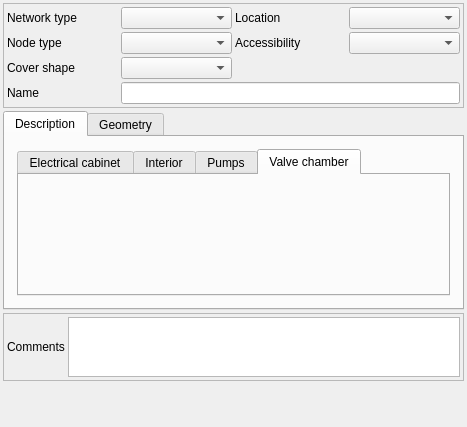
<?xml version="1.0" encoding="UTF-8"?>
<ui version="4.0">
 <class>Form_base3_ud</class>
 <widget class="QWidget" name="Form_base3_ud">
  <property name="geometry">
   <rect>
    <x>0</x>
    <y>0</y>
    <width>467</width>
    <height>427</height>
   </rect>
  </property>
  <property name="windowTitle">
   <string>Form</string>
  </property>
  <layout class="QVBoxLayout" name="verticalLayout">
   <property name="spacing">
    <number>3</number>
   </property>
   <property name="leftMargin">
    <number>3</number>
   </property>
   <property name="topMargin">
    <number>3</number>
   </property>
   <property name="rightMargin">
    <number>3</number>
   </property>
   <property name="bottomMargin">
    <number>3</number>
   </property>
   <item>
    <widget class="QFrame" name="frame">
     <property name="frameShape">
      <enum>QFrame::StyledPanel</enum>
     </property>
     <property name="frameShadow">
      <enum>QFrame::Raised</enum>
     </property>
     <layout class="QGridLayout" name="gridLayout">
      <property name="leftMargin">
       <number>3</number>
      </property>
      <property name="topMargin">
       <number>3</number>
      </property>
      <property name="rightMargin">
       <number>3</number>
      </property>
      <property name="bottomMargin">
       <number>3</number>
      </property>
      <property name="spacing">
       <number>3</number>
      </property>
      <item row="0" column="1">
       <widget class="QComboBox" name="comboBox_typeReseau"/>
      </item>
      <item row="3" column="1">
       <widget class="QComboBox" name="comboBox_Formetampon"/>
      </item>
      <item row="3" column="0">
       <widget class="QLabel" name="label_25">
        <property name="text">
         <string>Cover shape</string>
        </property>
       </widget>
      </item>
      <item row="0" column="0">
       <widget class="QLabel" name="label_2">
        <property name="text">
         <string>Network type</string>
        </property>
       </widget>
      </item>
      <item row="2" column="0">
       <widget class="QLabel" name="label">
        <property name="text">
         <string>Node type</string>
        </property>
       </widget>
      </item>
      <item row="5" column="0">
       <widget class="QLabel" name="label_5">
        <property name="text">
         <string>Name</string>
        </property>
       </widget>
      </item>
      <item row="2" column="1">
       <widget class="QComboBox" name="comboBox_typeOuvrageAss"/>
      </item>
      <item row="0" column="2">
       <widget class="QLabel" name="label_8">
        <property name="text">
         <string>Location</string>
        </property>
       </widget>
      </item>
      <item row="0" column="3">
       <widget class="QComboBox" name="comboBox_environnement"/>
      </item>
      <item row="2" column="2">
       <widget class="QLabel" name="label_3">
        <property name="text">
         <string>Accessibility</string>
        </property>
       </widget>
      </item>
      <item row="2" column="3">
       <widget class="QComboBox" name="comboBox_accessibilite"/>
      </item>
      <item row="5" column="1" colspan="3">
       <widget class="QLineEdit" name="lineEdit_libelle">
        <property name="readOnly">
         <bool>true</bool>
        </property>
       </widget>
      </item>
     </layout>
    </widget>
   </item>
   <item>
    <widget class="QTabWidget" name="tabWidget_2">
     <property name="currentIndex">
      <number>0</number>
     </property>
     <widget class="QWidget" name="tab_5">
      <attribute name="title">
       <string>Description</string>
      </attribute>
      <layout class="QVBoxLayout" name="verticalLayout_3">
       <item>
        <widget class="QStackedWidget" name="stackedWidget">
         <property name="currentIndex">
          <number>1</number>
         </property>
         <widget class="QWidget" name="page_3">
          <layout class="QGridLayout" name="gridLayout_2">
           <item row="0" column="1">
            <widget class="QComboBox" name="comboBox_echelon"/>
           </item>
           <item row="1" column="0">
            <widget class="QLabel" name="label_27">
             <property name="text">
              <string>Handle presence</string>
             </property>
            </widget>
           </item>
           <item row="0" column="0">
            <widget class="QLabel" name="label_26">
             <property name="text">
              <string>Steps presence</string>
             </property>
            </widget>
           </item>
           <item row="2" column="0">
            <widget class="QLabel" name="label_30">
             <property name="text">
              <string>Manhole shape</string>
             </property>
            </widget>
           </item>
           <item row="2" column="1">
            <widget class="QComboBox" name="comboBox_formeregard"/>
           </item>
           <item row="1" column="1">
            <widget class="QComboBox" name="comboBox_crosse"/>
           </item>
          </layout>
         </widget>
         <widget class="QWidget" name="page_4">
          <layout class="QVBoxLayout" name="verticalLayout_2">
           <property name="spacing">
            <number>3</number>
           </property>
           <property name="leftMargin">
            <number>3</number>
           </property>
           <property name="topMargin">
            <number>3</number>
           </property>
           <property name="rightMargin">
            <number>3</number>
           </property>
           <property name="bottomMargin">
            <number>3</number>
           </property>
           <item>
            <widget class="QTabWidget" name="tabWidget">
             <property name="currentIndex">
              <number>3</number>
             </property>
             <widget class="QWidget" name="tab">
              <attribute name="title">
               <string>Electrical cabinet</string>
              </attribute>
              <layout class="QGridLayout" name="gridLayout_8">
               <property name="leftMargin">
                <number>3</number>
               </property>
               <property name="topMargin">
                <number>3</number>
               </property>
               <property name="rightMargin">
                <number>3</number>
               </property>
               <property name="bottomMargin">
                <number>3</number>
               </property>
               <property name="horizontalSpacing">
                <number>3</number>
               </property>
               <item row="2" column="0">
                <widget class="QLabel" name="label_40">
                 <property name="text">
                  <string>Remote monitoring comments</string>
                 </property>
                 <property name="wordWrap">
                  <bool>true</bool>
                 </property>
                </widget>
               </item>
               <item row="0" column="1">
                <widget class="QComboBox" name="comboBox_posteelec"/>
               </item>
               <item row="0" column="0">
                <widget class="QLabel" name="label_32">
                 <property name="text">
                  <string>Elec. cab presence</string>
                 </property>
                 <property name="wordWrap">
                  <bool>true</bool>
                 </property>
                </widget>
               </item>
               <item row="0" column="2">
                <widget class="QLabel" name="label_34">
                 <property name="text">
                  <string>Remote monitoring</string>
                 </property>
                 <property name="wordWrap">
                  <bool>true</bool>
                 </property>
                </widget>
               </item>
               <item row="0" column="3">
                <widget class="QComboBox" name="comboBox_telegestion"/>
               </item>
               <item row="2" column="1" colspan="3">
                <widget class="QTextBrowser" name="textBrowser_telegestioncom">
                 <property name="maximumSize">
                  <size>
                   <width>16777215</width>
                   <height>50</height>
                  </size>
                 </property>
                 <property name="readOnly">
                  <bool>false</bool>
                 </property>
                </widget>
               </item>
              </layout>
             </widget>
             <widget class="QWidget" name="tab_2">
              <attribute name="title">
               <string>Interior</string>
              </attribute>
              <layout class="QGridLayout" name="gridLayout_9">
               <property name="leftMargin">
                <number>3</number>
               </property>
               <property name="topMargin">
                <number>3</number>
               </property>
               <property name="rightMargin">
                <number>3</number>
               </property>
               <property name="bottomMargin">
                <number>3</number>
               </property>
               <property name="spacing">
                <number>3</number>
               </property>
               <item row="0" column="0">
                <widget class="QLabel" name="label_31">
                 <property name="text">
                  <string>Material</string>
                 </property>
                 <property name="wordWrap">
                  <bool>true</bool>
                 </property>
                </widget>
               </item>
               <item row="1" column="1" colspan="2">
                <widget class="QComboBox" name="comboBox_typeasservissement"/>
               </item>
               <item row="0" column="1" colspan="2">
                <widget class="QComboBox" name="comboBox_PRmateriau"/>
               </item>
               <item row="1" column="0">
                <widget class="QLabel" name="label_41">
                 <property name="text">
                  <string>Pump switching controller type</string>
                 </property>
                 <property name="wordWrap">
                  <bool>true</bool>
                 </property>
                </widget>
               </item>
               <item row="0" column="3">
                <widget class="QLabel" name="label_33">
                 <property name="text">
                  <string>Float</string>
                 </property>
                 <property name="wordWrap">
                  <bool>true</bool>
                 </property>
                </widget>
               </item>
               <item row="0" column="4">
                <widget class="QSpinBox" name="spinBox_poires">
                 <property name="minimum">
                  <number>-1</number>
                 </property>
                </widget>
               </item>
               <item row="0" column="5">
                <widget class="QToolButton" name="toolButton_poires">
                 <property name="text">
                  <string>...</string>
                 </property>
                </widget>
               </item>
               <item row="1" column="3">
                <widget class="QLabel" name="label_39">
                 <property name="text">
                  <string>Overflow</string>
                 </property>
                 <property name="wordWrap">
                  <bool>true</bool>
                 </property>
                </widget>
               </item>
               <item row="1" column="4" colspan="2">
                <widget class="QComboBox" name="comboBox_surverse"/>
               </item>
              </layout>
             </widget>
             <widget class="QWidget" name="tab_4">
              <attribute name="title">
               <string>Pumps</string>
              </attribute>
              <layout class="QGridLayout" name="gridLayout_10">
               <item row="0" column="1">
                <widget class="QSpinBox" name="spinBox_pompes">
                 <property name="minimum">
                  <number>-1</number>
                 </property>
                </widget>
               </item>
               <item row="0" column="0">
                <widget class="QLabel" name="label_35">
                 <property name="text">
                  <string>Pumps count</string>
                 </property>
                </widget>
               </item>
               <item row="0" column="2">
                <widget class="QToolButton" name="toolButton_pompes">
                 <property name="text">
                  <string>...</string>
                 </property>
                </widget>
               </item>
              </layout>
             </widget>
             <widget class="QWidget" name="tab_3">
              <attribute name="title">
               <string>Valve chamber</string>
              </attribute>
             </widget>
            </widget>
           </item>
          </layout>
         </widget>
         <widget class="QWidget" name="page_5">
          <layout class="QGridLayout" name="gridLayout_7">
           <item row="1" column="0">
            <widget class="QLabel" name="label_37">
             <property name="text">
              <string>Alarm presence</string>
             </property>
            </widget>
           </item>
           <item row="2" column="0">
            <widget class="QLabel" name="label_38">
             <property name="text">
              <string>Controller presence</string>
             </property>
            </widget>
           </item>
           <item row="2" column="1">
            <widget class="QComboBox" name="comboBox_automate"/>
           </item>
           <item row="1" column="1">
            <widget class="QComboBox" name="comboBox_DSHalarme"/>
           </item>
           <item row="0" column="0">
            <widget class="QLabel" name="label_36">
             <property name="text">
              <string>Material</string>
             </property>
            </widget>
           </item>
           <item row="0" column="1">
            <widget class="QComboBox" name="comboBox_DSH_materiau"/>
           </item>
          </layout>
         </widget>
         <widget class="QWidget" name="page_6"/>
        </widget>
       </item>
      </layout>
     </widget>
     <widget class="QWidget" name="tab_6">
      <attribute name="title">
       <string>Geometry</string>
      </attribute>
      <layout class="QVBoxLayout" name="verticalLayout_4">
       <item>
        <widget class="QFrame" name="frame_5">
         <property name="frameShape">
          <enum>QFrame::StyledPanel</enum>
         </property>
         <property name="frameShadow">
          <enum>QFrame::Raised</enum>
         </property>
         <layout class="QGridLayout" name="gridLayout_6">
          <property name="leftMargin">
           <number>3</number>
          </property>
          <property name="topMargin">
           <number>3</number>
          </property>
          <property name="rightMargin">
           <number>3</number>
          </property>
          <property name="bottomMargin">
           <number>3</number>
          </property>
          <property name="spacing">
           <number>3</number>
          </property>
          <item row="1" column="2">
           <widget class="QToolButton" name="toolButton_calc">
            <property name="text">
             <string>...</string>
            </property>
           </widget>
          </item>
          <item row="1" column="1">
           <widget class="QDoubleSpinBox" name="doubleSpinBox_profradierouvrage">
            <property name="minimum">
             <double>-1.000000000000000</double>
            </property>
            <property name="maximum">
             <double>999.000000000000000</double>
            </property>
           </widget>
          </item>
          <item row="1" column="0">
           <widget class="QLabel" name="label_24">
            <property name="text">
             <string>Depth</string>
            </property>
           </widget>
          </item>
          <item row="0" column="3">
           <widget class="QLabel" name="label_29">
            <property name="text">
             <string>Width</string>
            </property>
           </widget>
          </item>
          <item row="0" column="1">
           <widget class="QDoubleSpinBox" name="doubleSpinBox_longueur">
            <property name="minimum">
             <double>-1.000000000000000</double>
            </property>
            <property name="maximum">
             <double>999.000000000000000</double>
            </property>
           </widget>
          </item>
          <item row="0" column="0">
           <widget class="QLabel" name="label_28">
            <property name="text">
             <string>Lenght</string>
            </property>
           </widget>
          </item>
          <item row="0" column="2">
           <widget class="QToolButton" name="toolButton_longueur">
            <property name="text">
             <string>...</string>
            </property>
           </widget>
          </item>
          <item row="0" column="4">
           <widget class="QDoubleSpinBox" name="doubleSpinBox_largeur">
            <property name="minimum">
             <double>-1.000000000000000</double>
            </property>
            <property name="maximum">
             <double>999.000000000000000</double>
            </property>
           </widget>
          </item>
          <item row="0" column="5">
           <widget class="QToolButton" name="toolButton_largeur">
            <property name="text">
             <string>...</string>
            </property>
           </widget>
          </item>
         </layout>
        </widget>
       </item>
       <item>
        <widget class="QFrame" name="frame_3">
         <property name="frameShape">
          <enum>QFrame::StyledPanel</enum>
         </property>
         <property name="frameShadow">
          <enum>QFrame::Raised</enum>
         </property>
         <layout class="QGridLayout" name="gridLayout_3">
          <property name="leftMargin">
           <number>3</number>
          </property>
          <property name="topMargin">
           <number>3</number>
          </property>
          <property name="rightMargin">
           <number>3</number>
          </property>
          <property name="bottomMargin">
           <number>3</number>
          </property>
          <property name="spacing">
           <number>3</number>
          </property>
          <item row="0" column="0">
           <widget class="QLabel" name="label_15">
            <property name="text">
             <string>X</string>
            </property>
           </widget>
          </item>
          <item row="0" column="1">
           <widget class="QDoubleSpinBox" name="doubleSpinBox_X">
            <property name="minimum">
             <double>-99.000000000000000</double>
            </property>
            <property name="maximum">
             <double>99999999.000000000000000</double>
            </property>
           </widget>
          </item>
          <item row="1" column="0">
           <widget class="QLabel" name="label_16">
            <property name="text">
             <string>dX</string>
            </property>
           </widget>
          </item>
          <item row="1" column="2">
           <widget class="QLabel" name="label_21">
            <property name="text">
             <string>dY</string>
            </property>
           </widget>
          </item>
          <item row="0" column="2">
           <widget class="QLabel" name="label_18">
            <property name="text">
             <string>Y</string>
            </property>
           </widget>
          </item>
          <item row="0" column="4">
           <widget class="QLabel" name="label_22">
            <property name="text">
             <string>Z cover</string>
            </property>
           </widget>
          </item>
          <item row="1" column="3">
           <widget class="QDoubleSpinBox" name="doubleSpinBox_dY">
            <property name="minimum">
             <double>-1.000000000000000</double>
            </property>
            <property name="maximum">
             <double>999.000000000000000</double>
            </property>
           </widget>
          </item>
          <item row="0" column="3">
           <widget class="QDoubleSpinBox" name="doubleSpinBox_Y">
            <property name="minimum">
             <double>-99.000000000000000</double>
            </property>
            <property name="maximum">
             <double>99999999.000000000000000</double>
            </property>
           </widget>
          </item>
          <item row="1" column="1">
           <widget class="QDoubleSpinBox" name="doubleSpinBox_dX">
            <property name="minimum">
             <double>-1.000000000000000</double>
            </property>
            <property name="maximum">
             <double>999.000000000000000</double>
            </property>
           </widget>
          </item>
          <item row="0" column="5">
           <widget class="QDoubleSpinBox" name="doubleSpinBox_Z">
            <property name="minimum">
             <double>-99.000000000000000</double>
            </property>
            <property name="maximum">
             <double>99999999.000000000000000</double>
            </property>
           </widget>
          </item>
          <item row="1" column="4">
           <widget class="QLabel" name="label_23">
            <property name="text">
             <string>dZ</string>
            </property>
           </widget>
          </item>
          <item row="1" column="5">
           <widget class="QDoubleSpinBox" name="doubleSpinBox_dZ">
            <property name="minimum">
             <double>-1.000000000000000</double>
            </property>
            <property name="maximum">
             <double>999.000000000000000</double>
            </property>
           </widget>
          </item>
          <item row="4" column="0" colspan="6">
           <widget class="QPushButton" name="pushButton_getGPS">
            <property name="text">
             <string>GPS</string>
            </property>
           </widget>
          </item>
         </layout>
        </widget>
       </item>
       <item>
        <widget class="QFrame" name="frame_gps">
         <property name="frameShape">
          <enum>QFrame::StyledPanel</enum>
         </property>
         <property name="frameShadow">
          <enum>QFrame::Raised</enum>
         </property>
        </widget>
       </item>
      </layout>
     </widget>
    </widget>
   </item>
   <item>
    <widget class="QFrame" name="frame_2">
     <property name="frameShape">
      <enum>QFrame::StyledPanel</enum>
     </property>
     <property name="frameShadow">
      <enum>QFrame::Raised</enum>
     </property>
     <layout class="QHBoxLayout" name="horizontalLayout">
      <property name="spacing">
       <number>3</number>
      </property>
      <property name="leftMargin">
       <number>3</number>
      </property>
      <property name="topMargin">
       <number>3</number>
      </property>
      <property name="rightMargin">
       <number>3</number>
      </property>
      <property name="bottomMargin">
       <number>3</number>
      </property>
      <item>
       <widget class="QLabel" name="label_7">
        <property name="text">
         <string>Comments</string>
        </property>
       </widget>
      </item>
      <item>
       <widget class="QTextBrowser" name="textBrowser_commentaire">
        <property name="maximumSize">
         <size>
          <width>16777215</width>
          <height>60</height>
         </size>
        </property>
        <property name="readOnly">
         <bool>false</bool>
        </property>
       </widget>
      </item>
     </layout>
    </widget>
   </item>
   <item>
    <spacer name="verticalSpacer">
     <property name="orientation">
      <enum>Qt::Vertical</enum>
     </property>
     <property name="sizeHint" stdset="0">
      <size>
       <width>20</width>
       <height>40</height>
      </size>
     </property>
    </spacer>
   </item>
  </layout>
 </widget>
 <resources/>
 <connections/>
</ui>
